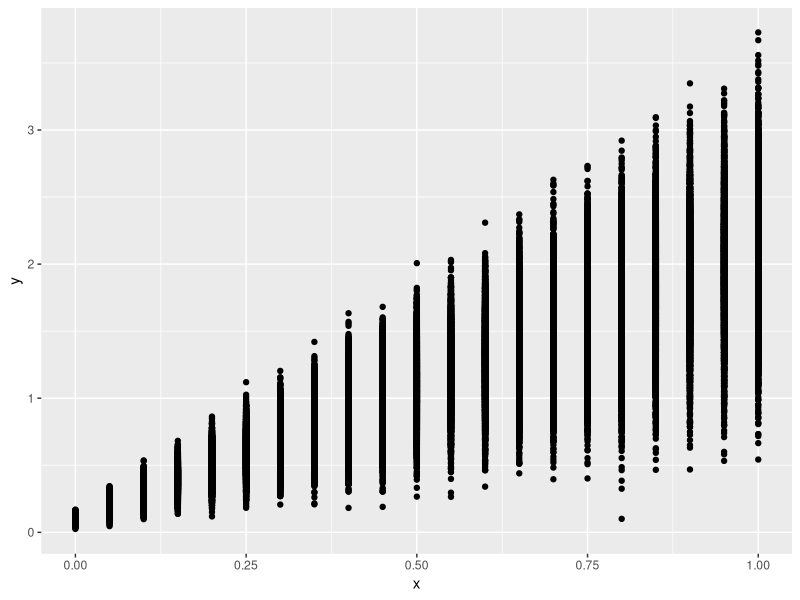

Recreate this plot in R. (Note: this script raises an error after producing the figure.)
## ---- chunk 1
library(tidyverse)

list.files("R", full.names = TRUE) |>  walk(source)
## ---- chunk 2
X_SEQ <- seq(0, 1 , .01)
P1 <- .1
P2 <- 2
P3 <- .2
P3_P <- 0.4
## ---- chunk 3

mu_linear_fun <- function(p, x){
  p[1] + p[2] * x
}



r_lineal_vectorized_fun <- function(p, x) {
  mu <- mu_linear_fun(c(p[1], p[2]), x)
  noise <- rnorm(length(x), # we create as many samples as values of xs we have
                 mean = 0, 
                 sd = p[3]) # Let's use the third component for the noise
  noise_2 <- noise*mu #lo he hecho así, quizá está mal
  
  mu + noise_2
}


## ---- chunk 4

data_raw <- crossing(x = seq(0, 1, .05), n = 1:5000) |> 
  mutate(y = r_lineal_vectorized_fun(c(P1, P2, P3), x))

## ---- chunk 5

data_raw |> ggplot() + 
  geom_point(aes(x = x, y = y))

## ---- chunk 6
data <- data_raw |> group_by(x) |>  
  summarise(mean_y= mean(y), sd_y=sd(y)) |> 
  ungroup() |> 
  mutate(dmu = dmu(x, mean_y)) |> 
  drop_na() |> 
  mutate(delta = dmu/sd_y)
## ---- chunk 7
data |> ggplot() + geom_line(aes(x = x, y= mean_y))
## ---- chunk 8
data |> ggplot() + geom_line(aes(x= x, y= delta)) + 
  ylim(0, 20)
